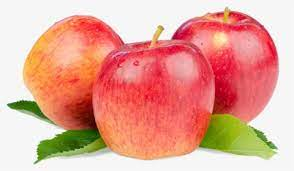
#> input picture pictures/apple2.jpg, 294 x 171 px, found by its file name
$ python colour_recognition.py
#> lines starting #> are read from the running program, lines starting #| are printed output that depends on the picture; after the words box and inside, x2 and y2 are one past the last pixel; in counts of white or black regions, pixels touching at a corner belong together
import cv2
import numpy as np

def load_image(path:str):
    img = cv2.imread(path)
    return img

def define_color_boundary(colour:str):
    # [lower_BGR, upper_BGR] is the format
    red = [[17, 15, 100], [50, 56, 200]]
    if colour == 'red': return [np.array(red[0], dtype="uint8"), np.array(red[1], dtype="uint8")]

def find_pixels_in_range(img, low, up):
    mask = cv2.inRange(img, low, up)
    output = cv2.bitwise_and(img, img, mask=mask)
    return mask, output

def create_image_negative(img):
    return cv2.bitwise_not(img)

def find_countours(img):
    thresh = cv2.threshold(img, 255, 255, cv2.THRESH_BINARY_INV + cv2.THRESH_OTSU)[1]
    contours, heirarchy = cv2.findContours(thresh,cv2.RETR_TREE, cv2.CHAIN_APPROX_SIMPLE)
    # extract only the external contours and remove contours with 0 area size
    external_contours = []
    length = len(contours)
    for i in range(length):
        if(heirarchy[0,i,3] == -1): external_contours.append(contours[i])
    contours = external_contours.copy()
    external_contours = []
    length = len(contours)
    for i in contours:
        if cv2.contourArea(i) > 0: external_contours.append(i)
    return external_contours

def draw_bounding_box(img, contours):
    boxes = []
    for i in contours:
        (x, y, w, h) = cv2.boundingRect(i)
        boxes.append([x,y, x+w,y+h])
    boxes = np.asarray(boxes)
    left, top = np.min(boxes, axis=0)[:2]
    right, bottom = np.max(boxes, axis=0)[2:]
    img = cv2.rectangle(img,(left,top),(right,bottom),(255,0,0),2)
    cv2.imshow('output', img)
    cv2.waitKey(0)


def main():
    #path = '../pictures/apple.PNG'
    path = '../pictures/apple2.jpg'
    colour = 'red' # update the color and boundaries as per requirement
    img = load_image(path)
#> in load_image, img is the input picture: shape (171, 294, 3); mean B, G, R 148.4, 163.8, 228.6
    lower, upper = define_color_boundary(colour)
    mask, _ = find_pixels_in_range(img, lower, upper)
#> in find_pixels_in_range, `mask = cv2.inRange(img, low, up)`:
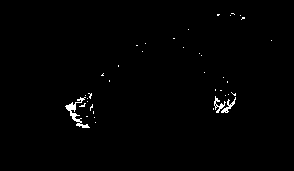
#> mask: shape (171, 294); 0.88% white in thin lines or dots, all inside (x1, y1, x2, y2) = (65, 13, 272, 128)
    img_negative = create_image_negative(mask)
    contours = find_countours(img_negative)
#> in find_countours, `contours, heirarchy = cv2.findContours(thresh,cv2.RETR_TREE, cv2.CHAIN..`: contours = 43 contours, 40 with area under 20; largest, box (x1, y1, x2, y2) and area: (65, 97, 90, 128) 122, (221, 97, 236, 113) 46, (214, 96, 226, 113) 42
#> in find_countours, `length = len(contours)`: length = 43
#> after the loop in find_countours, `for i in range(length):`: external_contours = 39 contours, 36 with area under 20; largest, box (x1, y1, x2, y2) and area: (65, 97, 90, 128) 122, (221, 97, 236, 113) 46, (214, 96, 226, 113) 42
#> in find_countours, `contours = external_contours.copy()`: contours has the same summary as external_contours
#> in find_countours, `length = len(contours)`: length = 39
#> the loop in find_countours, `for i in contours:` made 39 passes
#> i on passes 1, 2, 3, 4, 5, 8, 9, 13, 14, 15, 18, 19: [[95, 122]], [[94, 117]], [[86, 116], [87, 116]], [[93, 111], [93, 113]], [[213, 108], [213, 109]], [[87, 101]], [[87, 98]], [[225, 95]], [[85, 95]], [[228, 94]], [[220, 90], [221, 90]], [[215, 89], [215, 90]]
#> after the loop in find_countours, `for i in contours:`: external_contours = 10 contours, 7 with area under 20; largest, box (x1, y1, x2, y2) and area: (65, 97, 90, 128) 122, (221, 97, 236, 113) 46, (214, 96, 226, 113) 42
#> contours has the same summary as external_contours in find_countours
    draw_bounding_box(img, contours)
#> the loop in draw_bounding_box, `for i in contours:` made 10 passes
#> (x, y, w, h) on passes 1, 2, 3, 4, 5, 6, 7, 9: (90, 104, 3, 7), (79, 103, 7, 4), (221, 97, 15, 16), (65, 97, 25, 31), (214, 96, 12, 17), (88, 93, 4, 6), (231, 92, 5, 4), (241, 17, 4, 3)
#> (i, x, y, w, h) on passes 8, 10: ([[103, 73], [101, 75], [103, 75], [102, 74]], 101, 73, 3, 3), ([[217, 14], [217, 15], [218, 15], [219, 14]], 217, 14, 3, 2)
#> after the loop in draw_bounding_box, `for i in contours:`: boxes = [[90, 104, 93, 111], [79, 103, 86, 107], [221, 97, 236, 113], [65, 97, 90, 128], [214, 96, 226, 113], [88, 93, 92, 99], [231, 92, 236, 96], [101, 73, 104, 76], [241, 17, 245, 20], [217, 14, 220, 16]]
#> in draw_bounding_box, `left, top = np.min(boxes, axis=0)[:2]`: left = 65; top = 14
#> in draw_bounding_box, `right, bottom = np.max(boxes, axis=0)[2:]`: right = 245; bottom = 128
#> in draw_bounding_box, `img = cv2.rectangle(img,(left,top),(right,bottom),(255,0,0),2)`:
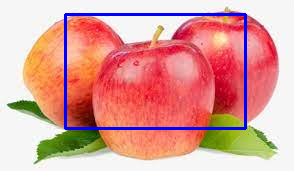
#> img: shape (171, 294, 3); mean B, G, R 152.9, 158.5, 220.7


main()
